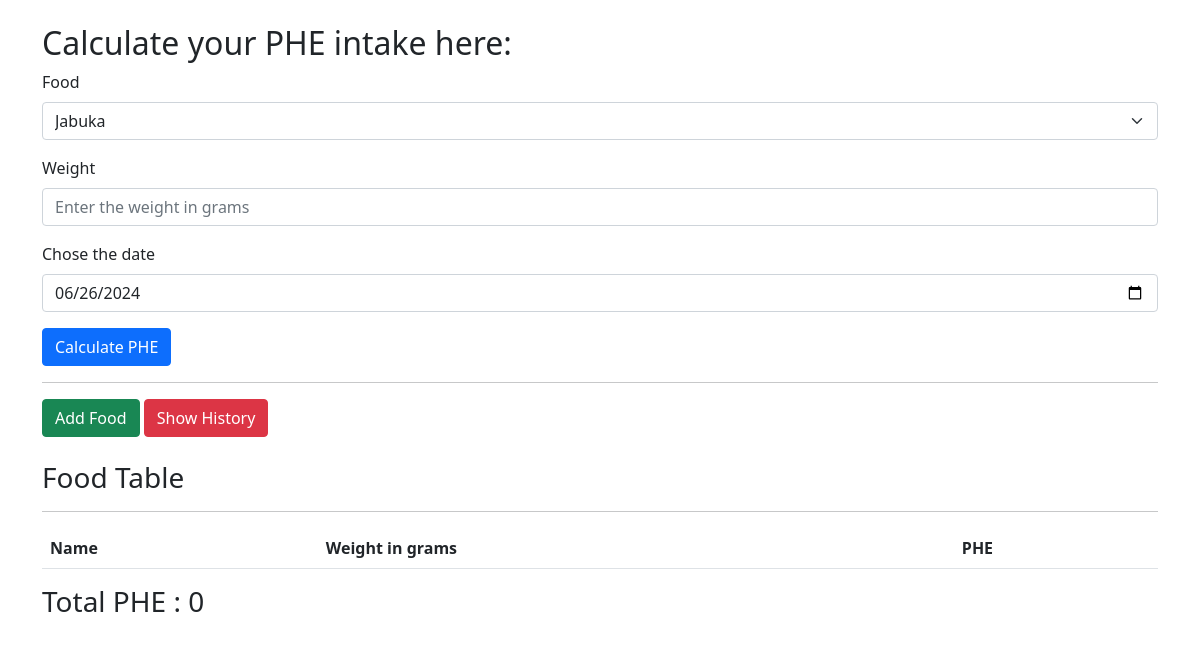
Page /home on the earlier database version.
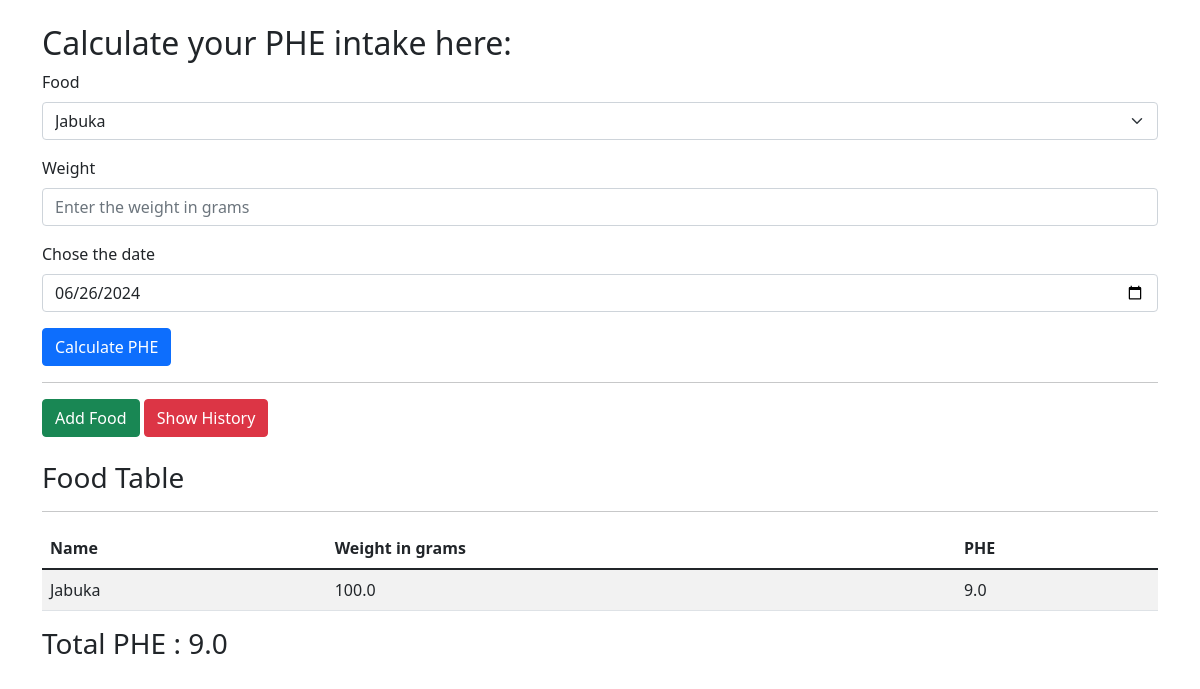
Same page on the later database version.
### main.py (models this page shows)
class FoodIntake(db.Model):
    __tablename__ = "FoodIntake"
    id: Mapped[int] = mapped_column(Integer, primary_key=True)
    food: Mapped[str] = mapped_column(String, unique=False, nullable=False)
    phe: Mapped[float] = mapped_column(Float, nullable=False)
    date: Mapped[str] = mapped_column(String(250), nullable=False)
    weight: Mapped[float] = mapped_column(Float, nullable=False)

### main.py (the view, shortened to what this page needs)
@app.route("/home", methods=["GET", "POST"])
def home():
    phe_form = PheForm()
    date_data = db.session.execute(db.select(FoodIntake).filter_by(date=date.today())).scalars().all()
    total_phe = sum(food_intake.phe for food_intake in date_data)
    return render_template("index.html", form=phe_form, foods=date_data, phe=total_phe)

### main.py
class PheForm(FlaskForm):
    food = SelectField('Food', validators=[DataRequired()], render_kw={"placeholder": "Select food here"}, choices=[])
    weight = FloatField("Weight", validators=[DataRequired()], render_kw={"placeholder": "Enter the weight in grams"})
    date = DateField("Chose the date", default=date.today())
    submit1 = SubmitField("Calculate PHE", name="submit_phe")
    def __init__(self, *args, **kwargs):
        super().__init__(*args, **kwargs)
        self.food.choices = [(c.id, c.food) for c in Food.query.all()]

### templates/index.html (shortened to what this page needs)
{% from 'bootstrap5/form.html' import render_form %}
<!doctype html>
<html lang="en">
    <head>
        <link rel="stylesheet" href="https://cdn.jsdelivr.net/npm/bootstrap@5.1.3/dist/css/bootstrap.min.css">
    </head>
    <body>
        <div class="container">
            <h2 class="mt-4">Calculate your PHE intake here:</h2>
            {{ render_form(form) }}
            <hr>
            <a href="{{ url_for('data_input')}}" type="button" class="btn btn-success">Add Food</a>
            <a href="{{ url_for('history')}}" type="button" class="btn btn-danger">Show History</a>
            <br>
            <br>
            <H3>Food Table</H3>
            <hr>
            <table class="table table-striped table-hover">
  <thead>
    <tr>
      <th>Name</th>
        <th>Weight in grams</th>
      <th>PHE</th>
    </tr>
  </thead>
  <tbody id="table-body">
  {%for food in foods%}
    <tr>
        <td>{{food.food}}</td>
        <td>{{food.weight}}</td>
        <td>{{food.phe}}</td>
    </tr>
  {%endfor%}
  </tbody>
</table>
            <h3>Total PHE : {{phe}}</h3>
        </div>
    </body>
</html>

Differences in the rows shown:
now on this page (row edited): FoodIntake: food "Jabuka", weight "100.0", phe "9.0"
Other differences:
{{ phe }}: "0" → "9.0"
